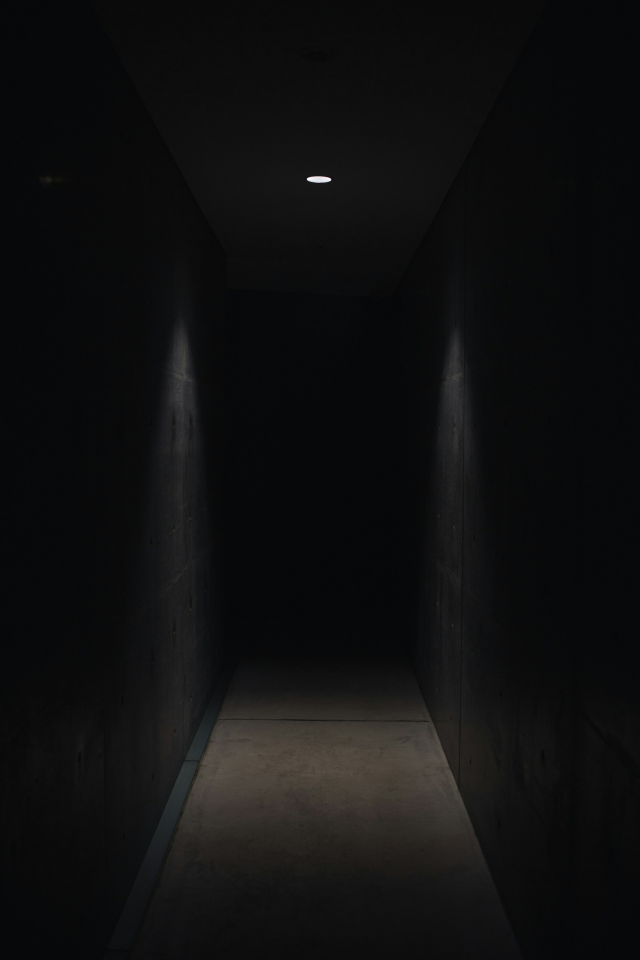
%> input picture Lab2/images/test_images/dark_image.jpg, 1920 x 2880 px (shown at 1/3 size)
$ octave --eval "Q14_image_enhancement;"   (GNU Octave 9; MATLAB toolbox functions it lacks are replaced by stand-ins)
%> lines starting %> are read from the running program, lines starting %| are printed output that depends on the picture
% Q14: Image Enhancement Techniques
% This function implements various image enhancement methods including histogram equalization and contrast stretching

function Q14_image_enhancement(image_path)
    if nargin < 1
        image_path = 'images/test_images/dark_image.jpg';
    end

    fprintf('=== Q14: Image Enhancement Techniques ===\n\n');

    try
        % Load original image
        original_img = imread(image_path);
        fprintf('Processing image: %s\n', image_path);
        fprintf('Original dimensions: %dx%dx%d\n', size(original_img));
%| Original dimensions: 2880x1920x3

        % Analyze original image characteristics
        analyze_image_characteristics(original_img);

        % Apply various enhancement techniques
        fprintf('\n=== APPLYING ENHANCEMENT TECHNIQUES ===\n');

        % 1. Histogram Equalization
        fprintf('1. Histogram Equalization...\n');
        enhanced_histeq = apply_histogram_equalization(original_img);

        % 2. Contrast Stretching
        fprintf('2. Contrast Stretching...\n');
        enhanced_contrast = apply_contrast_stretching(original_img);

        % 3. Adaptive Histogram Equalization (CLAHE)
        fprintf('3. Adaptive Histogram Equalization (CLAHE)...\n');
        enhanced_clahe = apply_clahe(original_img);

        % 4. Gamma Correction
        fprintf('4. Gamma Correction...\n');
        enhanced_gamma = apply_gamma_correction(original_img);

        % 5. Logarithmic Enhancement
        fprintf('5. Logarithmic Enhancement...\n');
        enhanced_log = apply_logarithmic_enhancement(original_img);

        % 6. Unsharp Masking (Sharpening)
        fprintf('6. Unsharp Masking...\n');
        enhanced_sharpen = apply_unsharp_masking(original_img);

        % 7. Multi-scale Enhancement
        fprintf('7. Multi-scale Enhancement...\n');
        enhanced_multiscale = apply_multiscale_enhancement(original_img);

        % 8. Retinex Enhancement
        fprintf('8. Retinex Enhancement...\n');
        enhanced_retinex = apply_retinex_enhancement(original_img);

        % Collect all enhanced images
        enhanced_images = {
            enhanced_histeq, enhanced_contrast, enhanced_clahe, enhanced_gamma,
            enhanced_log, enhanced_sharpen, enhanced_multiscale, enhanced_retinex
        };

        enhancement_names = {
            'Histogram Equalization', 'Contrast Stretching', 'CLAHE', 'Gamma Correction',
            'Logarithmic', 'Unsharp Masking', 'Multi-scale', 'Retinex'
        };

        % Display all results
        display_enhancement_results(original_img, enhanced_images, enhancement_names);

        % Quantitative quality assessment
        quality_metrics = assess_enhancement_quality(original_img, enhanced_images, enhancement_names);

        % Interactive comparison
        create_interactive_comparison(original_img, enhanced_images, enhancement_names);

        % Provide enhancement recommendations
        provide_enhancement_recommendations(quality_metrics);

        % Save enhanced images
        save_enhanced_images(image_path, enhanced_images, enhancement_names);

    catch ME
        fprintf('ERROR: %s\n', ME.message);
    end
end

% Analyze original image characteristics
function analyze_image_characteristics(img)
    fprintf('\n=== ORIGINAL IMAGE ANALYSIS ===\n');

    % Convert to grayscale for analysis
    if size(img, 3) == 3
        gray_img = rgb2gray(img);
    else
        gray_img = img;
    end

    % Basic statistics
    img_mean = mean(gray_img(:));
%> img_mean = 15.74
    img_std = std(double(gray_img(:)));
%> img_std = 13.12
    img_min = min(gray_img(:));
%> img_min = 5
    img_max = max(gray_img(:));
%> img_max = 253
    dynamic_range = img_max - img_min;
%> dynamic_range = 248

    fprintf('Mean intensity: %.1f\n', img_mean);
%| Mean intensity: 15.7
    fprintf('Standard deviation: %.1f\n', img_std);
%| Standard deviation: 13.1
    fprintf('Intensity range: [%d, %d]\n', img_min, img_max);
%| Intensity range: [5, 253]
    fprintf('Dynamic range: %d\n', dynamic_range);
%| Dynamic range: 248

    % Histogram analysis
    [counts, ~] = imhist(gray_img);
%> counts = 256 values, max 994409 at index 9, min 0 at index 1, mean 21600
    total_pixels = sum(counts);
%> total_pixels = 5529600

    % Find peaks in histogram
    [peaks, peak_locs] = findpeaks(smooth(counts, 5), 'MinPeakHeight', total_pixels * 0.01);
%> peaks = 640678; peak_locs = 11
    fprintf('Histogram peaks at intensities: %s\n', mat2str(peak_locs-1));
%| Histogram peaks at intensities: 10

    % Identify image characteristics
    fprintf('\nImage characteristics:\n');

    if img_mean < 85
        fprintf('• Low brightness (dark image)\n');
    elseif img_mean > 170
        fprintf('• High brightness (bright image)\n');
    else
        fprintf('• Normal brightness\n');
    end

    if img_std < 30
        fprintf('• Low contrast\n');
    elseif img_std > 70
        fprintf('• High contrast\n');
    else
        fprintf('• Normal contrast\n');
    end

    if dynamic_range < 128
        fprintf('• Limited dynamic range\n');
    else
        fprintf('• Good dynamic range\n');
    end

    % Histogram distribution
    low_count = sum(counts(1:86));  % 0-85
%> low_count = 5528330
    mid_count = sum(counts(86:171)); % 85-170
%> mid_count = 294
    high_count = sum(counts(171:256)); % 170-255
%> high_count = 1073

    fprintf('Intensity distribution: %.1f%% low, %.1f%% mid, %.1f%% high\n', ...
            low_count/total_pixels*100, mid_count/total_pixels*100, high_count/total_pixels*100);
%| Intensity distribution: 100.0% low, 0.0% mid, 0.0% high
end

% Apply histogram equalization
function enhanced_img = apply_histogram_equalization(img)
    if size(img, 3) == 3
        % Apply to each channel separately
        enhanced_img = zeros(size(img), class(img));
        for c = 1:3
            enhanced_img(:, :, c) = histeq(img(:, :, c));
        end
    else
        enhanced_img = histeq(img);
    end
    fprintf('   Histogram equalization completed\n');
end

% Apply contrast stretching
function enhanced_img = apply_contrast_stretching(img)
    if size(img, 3) == 3
        enhanced_img = zeros(size(img), class(img));
        for c = 1:3
            channel = img(:, :, c);
            % Find 1st and 99th percentiles
            low_thresh = prctile(channel(:), 1);
            high_thresh = prctile(channel(:), 99);

            % Apply contrast stretching
            enhanced_img(:, :, c) = imadjust(channel, ...
                double([low_thresh high_thresh])/255, [0 1]);
        end
%> this loop made 3 passes
%> high_thresh on passes 1 to 3: 77, 70, 62
    else
        low_thresh = prctile(img(:), 1);
        high_thresh = prctile(img(:), 99);
        enhanced_img = imadjust(img, double([low_thresh high_thresh])/255, [0 1]);
    end
    fprintf('   Contrast stretching completed\n');
end

% Apply CLAHE (Contrast Limited Adaptive Histogram Equalization)
function enhanced_img = apply_clahe(img)
    if size(img, 3) == 3
        enhanced_img = zeros(size(img), class(img));
        for c = 1:3
            enhanced_img(:, :, c) = adapthisteq(img(:, :, c), ...
                'ClipLimit', 0.02, 'Distribution', 'uniform');
        end
    else
        enhanced_img = adapthisteq(img, 'ClipLimit', 0.02, 'Distribution', 'uniform');
    end
    fprintf('   CLAHE completed\n');
end

% Apply gamma correction
function enhanced_img = apply_gamma_correction(img)
    % Automatically determine gamma based on image brightness
    if size(img, 3) == 3
        gray_img = rgb2gray(img);
    else
        gray_img = img;
    end

    mean_intensity = mean(gray_img(:));
%> mean_intensity = 15.74

    if mean_intensity < 85
        gamma = 0.5;  % Brighten dark images
    elseif mean_intensity > 170
        gamma = 1.5;  % Darken bright images
    else
        gamma = 1.0;  % No change for normal images
    end

    % Apply gamma correction
    img_normalized = double(img) / 255;
    enhanced_normalized = img_normalized .^ gamma;
    enhanced_img = uint8(enhanced_normalized * 255);

    fprintf('   Gamma correction (γ=%.1f) completed\n', gamma);
end

% Apply logarithmic enhancement
function enhanced_img = apply_logarithmic_enhancement(img)
    img_double = double(img);

    % Logarithmic transformation: s = c * log(1 + r)
    c = 255 / log(1 + max(img_double(:)));
%> c = 45.99
    enhanced_double = c * log(1 + img_double);
    enhanced_img = uint8(enhanced_double);

    fprintf('   Logarithmic enhancement completed\n');
end

% Apply unsharp masking for sharpening
function enhanced_img = apply_unsharp_masking(img)
    % Unsharp masking parameters
    sigma = 1.0;  % Gaussian blur standard deviation
    alpha = 1.5;  % Sharpening strength

    if size(img, 3) == 3
        enhanced_img = zeros(size(img), class(img));
        for c = 1:3
            channel = double(img(:, :, c));

            % Create Gaussian blur
            blurred = imgaussfilt(channel, sigma);

            % Create unsharp mask
            mask = channel - blurred;

            % Apply sharpening
            sharpened = channel + alpha * mask;

            % Clamp values
            enhanced_img(:, :, c) = uint8(max(0, min(255, sharpened)));
        end
%> this loop made 3 passes
%> pass 1, in apply_unsharp_masking, `sharpened = channel + alpha * mask;`:
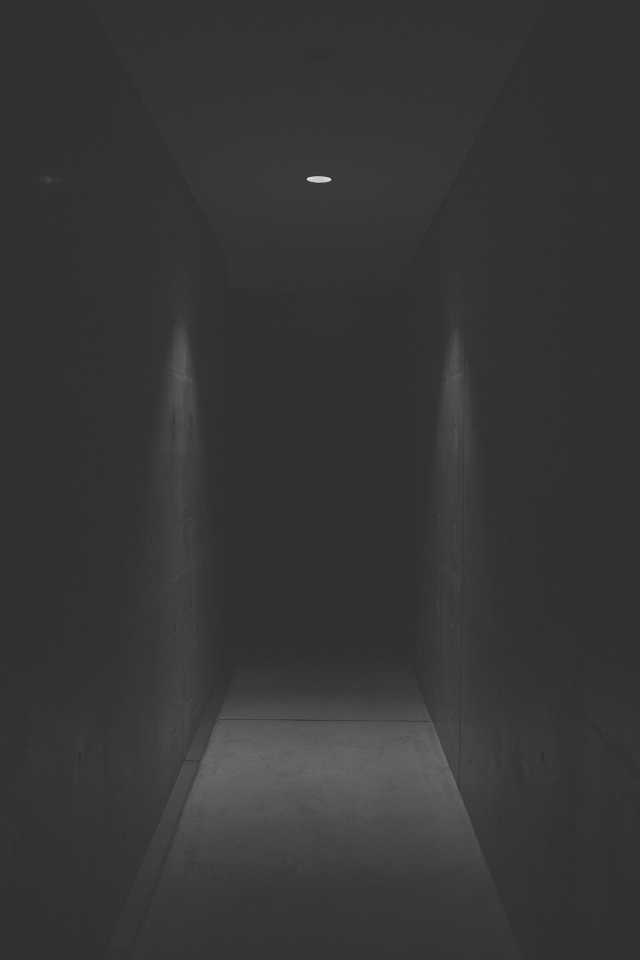
%> sharpened: size 2880x1920 double (shown at 1/3 size); min -64.18, max 308.5, mean 15.6; drawn with min black and max white
    else
        channel = double(img);
        blurred = imgaussfilt(channel, sigma);
        mask = channel - blurred;
        sharpened = channel + alpha * mask;
        enhanced_img = uint8(max(0, min(255, sharpened)));
    end

    fprintf('   Unsharp masking completed\n');
end

% Apply multi-scale enhancement
function enhanced_img = apply_multiscale_enhancement(img)
    if size(img, 3) == 3
        enhanced_img = zeros(size(img), class(img));
        for c = 1:3
            enhanced_img(:, :, c) = multiscale_channel_enhancement(img(:, :, c));
        end
    else
        enhanced_img = multiscale_channel_enhancement(img);
    end

    fprintf('   Multi-scale enhancement completed\n');
end

% Multi-scale enhancement for single channel
function enhanced_channel = multiscale_channel_enhancement(channel)
    img_double = double(channel);

    % Create multiple scales using Gaussian pyramid
    scales = {img_double};
    for i = 1:3
        scales{i+1} = impyramid(scales{i}, 'reduce');
    end

    % Enhance each scale
    enhanced_scales = cell(size(scales));
    for i = 1:length(scales)
        % Apply adaptive histogram equalization at each scale
        enhanced_scales{i} = adapthisteq(uint8(scales{i}), 'ClipLimit', 0.01);
        enhanced_scales{i} = double(enhanced_scales{i});
    end

    % Reconstruct enhanced image
    enhanced_img = enhanced_scales{1};
    for i = 2:length(enhanced_scales)
        % Expand and add contribution from smaller scales
        expanded = enhanced_scales{i};
        for j = 1:(i-1)
            expanded = impyramid(expanded, 'expand');
            % Ensure same size as original
            if size(expanded, 1) > size(enhanced_img, 1)
                expanded = expanded(1:size(enhanced_img, 1), :);
            end
            if size(expanded, 2) > size(enhanced_img, 2)
                expanded = expanded(:, 1:size(enhanced_img, 2));
            end
        end

        if isequal(size(expanded), size(enhanced_img))
            enhanced_img = enhanced_img + 0.3 * (expanded - enhanced_img);
        end
    end

    enhanced_channel = uint8(max(0, min(255, enhanced_img)));
end

% Apply Retinex enhancement
% [12 lines left out: function apply_retinex_enhancement, not called in this run]

% Single Scale Retinex implementation
% [14 lines left out: function single_scale_retinex, not called in this run]

% Display enhancement results
% [52 lines left out: function display_enhancement_results, not called in this run]

% Assess enhancement quality
% [64 lines left out: function assess_enhancement_quality, not called in this run]

% Calculate quality metrics for an image
% [23 lines left out: function calculate_quality_metrics, not called in this run]

% Create interactive comparison
% [47 lines left out: function create_interactive_comparison, not called in this run]

% Provide enhancement recommendations
% [61 lines left out: function provide_enhancement_recommendations, not called in this run]

% Save enhanced images
% [34 lines left out: function save_enhanced_images, not called in this run]

% Demonstrate parameter sensitivity
% [47 lines left out: function demonstrate_parameter_sensitivity, not called in this run]
%> (the run ends here)
